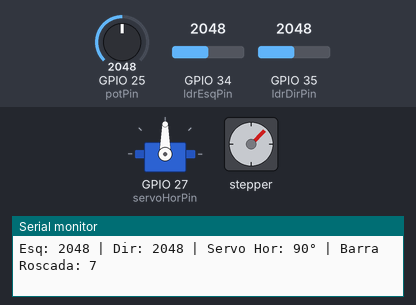
Bench run of a sketch on a simulated ESP32. Parts: servo, stepper motor, the last lines printed to the serial monitor. The inputs (shaded band) are chosen by the test bench; at power-on: GPIO 25 (potPin) = 2048, GPIO 34 (ldrEsqPin) = 2048, GPIO 35 (ldrDirPin) = 2048. WiFi joins after 1.5 s; servers stay silent unless stated; uploads are accepted with an empty reply; stepper angles assume 2048 steps per turn.

Above: at 2.6 s.
2.8 s: GPIO 25 (potPin) set to 491
At 3.16 s:
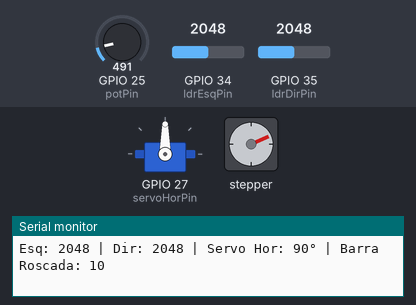
5.8 s: GPIO 34 (ldrEsqPin) set to 1942
At 6.2 s:
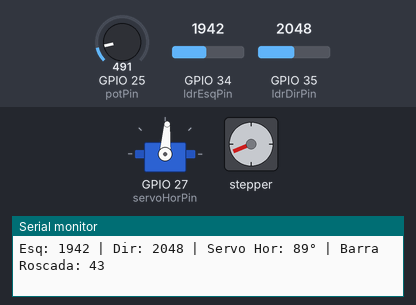
8.8 s: GPIO 35 (ldrDirPin) set to 1940
At 9.24 s:
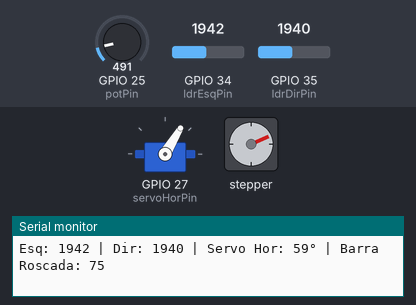
11.8 s: GPIO 34 (ldrEsqPin) set to 2047
At 11.97 s:
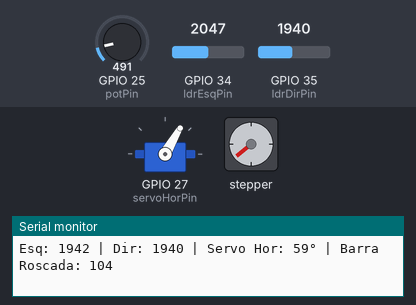
14.8 s: GPIO 25 (potPin) set to 140
17.8 s: GPIO 25 (potPin) set to 1228
Timing chart, 0 to 21.8 s (numbered marks = the images above; inputs shaded):
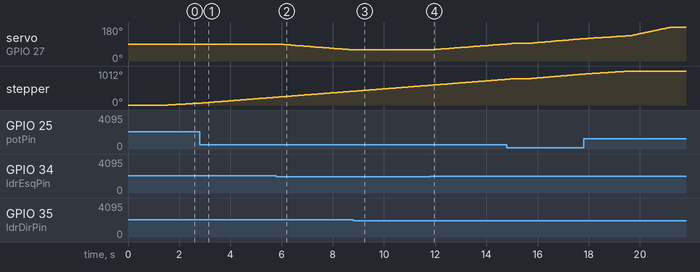

Measured:
- the behaviour switches between 2008 and 2007 on GPIO 34 (ldrEsqPin) (found by bisection; images 1 and 2)
- the behaviour switches between 1983 and 1982 on GPIO 35 (ldrDirPin) (found by bisection; images 2 and 3)
- after the input at 5.8 s, servo on GPIO 27 (servoHorPin): moves from 90° to 59° over 2.8 s, starting after 0.10 s
- after the input at 8.8 s, servo on GPIO 27 (servoHorPin): stays 59° (without the input it goes to 58° after 0.02 s)
- after the input at 11.8 s, servo on GPIO 27 (servoHorPin): moves from 59° to 90° over 2.9 s, starting after 0.06 s

The sketch:

esp32_firmware.ino
```cpp
#include <WiFi.h>
#include <WiFiClientSecure.h>
#include <HTTPClient.h>
#include <ESP32Servo.h>
#include <Stepper.h>

// Configurações de Rede Wi-Fi e Backend
const char* ssid = "NOME_DA_SUA_REDE_WIFI";
const char* password = "SENHA_DO_SUA_REDE_WIFI";
const char* serverUrl = "https://estufa-inteligente.onrender.com";

// IDs da API
const int ID_LDR_ESQ = 1;
const int ID_LDR_DIR = 1; // Altere para o ID do 2º LDR caso cadastre um novo sensor no site
const int ID_PLANTA  = 1;

// Pinagem dos Sensores
const int ldrEsqPin = 34;
const int ldrDirPin = 35;
const int potPin = 25;

// Servo SG90 (Base Horizontal)
const int servoHorPin = 27;
Servo servoHor;
int anguloHor = 90;

// Motor de Passo 28BYJ-48 + Driver ULN2003 (Barra Roscada Vertical)
const int IN1 = 19;
const int IN2 = 18;
const int IN3 = 5;
const int IN4 = 17;

const int STEPS_PER_REV = 2048;
Stepper stepperVer(STEPS_PER_REV, IN1, IN3, IN2, IN4);

int posicaoVertical = 0;
const int ALTURA_MAX = 180;
const int ALTURA_MIN = 0;
const int PASSOS_POR_CICLO = 32;

unsigned long lastMove = 0;
unsigned long ultimoEnvio = 0;
const unsigned long intervaloEnvio = 15000; // Envia telemetria para a API a cada 15 segundos
unsigned long lastWifiRetry = 0;

#define NUM_AMOSTRAS 5
int leiturasEsq[NUM_AMOSTRAS];
int leiturasDir[NUM_AMOSTRAS];
int somaEsq = 0;
int somaDir = 0;
int indice = 0;

void setup() {
  Serial.begin(115200);

  ESP32PWM::allocateTimer(0);
  servoHor.setPeriodHertz(50);
  servoHor.attach(servoHorPin, 500, 2400);
  servoHor.write(anguloHor);

  stepperVer.setSpeed(12);

  pinMode(IN1, OUTPUT);
  pinMode(IN2, OUTPUT);
  pinMode(IN3, OUTPUT);
  pinMode(IN4, OUTPUT);
  desativarBobinasMotorPasso();

  conectarWiFi();
}

void loop() {
  if (WiFi.status() != WL_CONNECTED && millis() - lastWifiRetry > 20000) {
    WiFi.disconnect();
    WiFi.begin(ssid, password);
    lastWifiRetry = millis();
  }

  somaEsq -= leiturasEsq[indice];
  somaDir -= leiturasDir[indice];

  leiturasEsq[indice] = analogRead(ldrEsqPin);
  leiturasDir[indice] = analogRead(ldrDirPin);

  somaEsq += leiturasEsq[indice];
  somaDir += leiturasDir[indice];

  indice = (indice + 1) % NUM_AMOSTRAS;

  int leituraEsq = somaEsq / NUM_AMOSTRAS;
  int leituraDir = somaDir / NUM_AMOSTRAS;
  int leituraPot = analogRead(potPin);

  int intervalo = map(leituraPot, 0, 4095, 5, 100);
  int diferenca = leituraEsq - leituraDir;
  int sensibilidade = 40;

  if (millis() - lastMove > intervalo) {
    if (diferenca > sensibilidade && anguloHor < 180) {
      anguloHor++;
    } else if (diferenca < -sensibilidade && anguloHor > 0) {
      anguloHor--;
    }
    servoHor.write(anguloHor);

    int luzMedia = (leituraEsq + leituraDir) / 2;
    int limiteLuz = 1500;

    if (luzMedia > limiteLuz && posicaoVertical < ALTURA_MAX) {
      stepperVer.step(PASSOS_POR_CICLO);
      posicaoVertical++;
      desativarBobinasMotorPasso();
    } else if (luzMedia < limiteLuz && posicaoVertical > ALTURA_MIN) {
      stepperVer.step(-PASSOS_POR_CICLO);
      posicaoVertical--;
      desativarBobinasMotorPasso();
    }

    lastMove = millis();
  }

  if (millis() - ultimoEnvio > intervaloEnvio) {
    enviarDadosAPI(leituraEsq, leituraDir);
    ultimoEnvio = millis();
  }

  static unsigned long lastPrint = 0;
  if (millis() - lastPrint > 300) {
    Serial.print("Esq: "); Serial.print(leituraEsq);
    Serial.print(" | Dir: "); Serial.print(leituraDir);
    Serial.print(" | Servo Hor: "); Serial.print(anguloHor);
    Serial.print("° | Barra Roscada: "); Serial.println(posicaoVertical);
    lastPrint = millis();
  }
}

void desativarBobinasMotorPasso() {
  digitalWrite(IN1, LOW);
  digitalWrite(IN2, LOW);
  digitalWrite(IN3, LOW);
  digitalWrite(IN4, LOW);
}

void conectarWiFi() {
  Serial.print("Conectando ao Wi-Fi: ");
  Serial.println(ssid);
  WiFi.begin(ssid, password);

  int tentativas = 0;
  while (WiFi.status() != WL_CONNECTED && tentativas < 15) {
    delay(500);
    Serial.print(".");
    tentativas++;
  }

  if (WiFi.status() == WL_CONNECTED) {
    Serial.println("\nWiFi Conectado!");
    Serial.print("IP da ESP32: ");
    Serial.println(WiFi.localIP());
  } else {
    Serial.println("\nFalha ao conectar WiFi. Modo offline.");
  }
}

void postRequest(String endpoint, String jsonPayload) {
  if (WiFi.status() == WL_CONNECTED) {
    WiFiClientSecure client;
    client.setInsecure();

    HTTPClient http;
    String url = String(serverUrl) + "/api/" + endpoint;

    http.begin(client, url);
    http.addHeader("Content-Type", "application/json");

    int httpResponseCode = http.POST(jsonPayload);

    if (httpResponseCode > 0) {
      Serial.print("HTTP POST /" + endpoint + " -> ");
      Serial.println(httpResponseCode);
    } else {
      Serial.print("Erro HTTP POST /" + endpoint + ": ");
      Serial.println(httpResponseCode);
    }
    http.end();
  }
}

void enviarDadosAPI(int valorEsq, int valorDir) {
  if (WiFi.status() != WL_CONNECTED) return;

  String payloadEsq = "{\"id_sensor\":" + String(ID_LDR_ESQ) + ",\"valor\":" + String(valorEsq) + "}";
  postRequest("leituras", payloadEsq);

  String payloadDir = "{\"id_sensor\":" + String(ID_LDR_DIR) + ",\"valor\":" + String(valorDir) + "}";
  postRequest("leituras", payloadDir);

  String direcaoLuz = "Norte";
  int dif = valorEsq - valorDir;
  if (dif > 40) {
    direcaoLuz = "Oeste";
  } else if (dif < -40) {
    direcaoLuz = "Leste";
  }

  String payloadPlanta = "{\"id_planta\":" + String(ID_PLANTA) +
                         ",\"angulo_horizontal\":" + String(anguloHor) +
                         ",\"angulo_vertical\":" + String(posicaoVertical) +
                         ",\"direcao_luz\":\"" + direcaoLuz + "\"}";
  postRequest("planta/movimentos", payloadPlanta);
}
```
